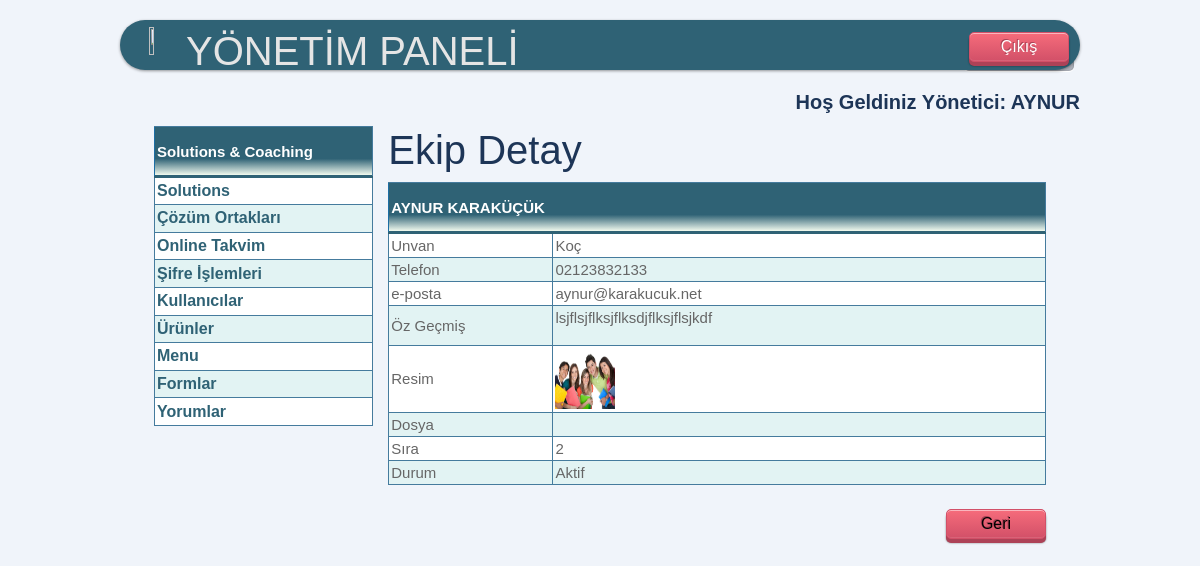
Page /yonetim/ekip/1/ (signed in) on the committed database.
### mysite/models.py (models this page shows)
class Ekip(models.Model):
    id = models.IntegerField(primary_key=True)
    adisoyadi = models.CharField(max_length=100, verbose_name='Adı Soyadı')
    unvan = models.CharField(max_length=100, verbose_name='Ünvan')
    icerik = RichTextField(verbose_name="Öz Geçmiş", null=True, blank=True)
    img = models.ImageField(blank=True, null=True, verbose_name='Resim')
    durum = models.BooleanField(blank=True, null=True, verbose_name='Aktif')
    dosya = models.FileField(blank=True, null=True, )
    sira = models.IntegerField(blank=True, verbose_name='Sıra')
    tel = models.CharField(max_length=100, verbose_name='Telefon')
    eposta = models.EmailField(verbose_name='e-posta')

### mysite/views.py (the view)
# urls.py: path('yonetim/ekip/<int:pk>/', views.ekip_detay),
@login_required
def ekip_detay(request, pk: int):
    ekip = Ekip.objects.get(id=pk)
    context = {
        'ekip': ekip,
    }
    return render(request, 'yonetim/ekip/detay.html', context)

### mysite/templates/yonetim/Ekip/detay.html (shortened to what this page needs)
{% extends "yonetim/base.html" %}
{% block baslik %}Ekip Detay{% endblock %}
{% block content %}
    <div>
        <table class="blueTable">
            <thead>
                <tr><th colspan="2" style=" text-transform: uppercase">{{ ekip.adisoyadi }}</th></tr>
            </thead>
            <tbody>
            <tr>
                <td style="width:25%;">Unvan</td>
                <td style="width:75%;">{{ ekip.unvan }}</td>
            </tr>
            <tr>
                <td style="width:25%;">Telefon</td>
                <td style="width:75%;">{{ ekip.tel }}</td>
            </tr>
            <tr>
                <td style="width:25%;">e-posta</td>
                <td style="width:75%;">{{ ekip.eposta }}</td>
            </tr>
            <tr>
                <td style="width:25%;">Öz Geçmiş</td>
                <td style="width:75%;">{{ ekip.icerik|safe }}</td>
            </tr>
            <tr>
                <td style="width:25%;">Resim</td>
                <td style="width:75%;">{% if ekip.img %}<img width="60" height="60" src="{{ekip.img.url}}" alt="{{ekip.adisoyadi}}" >{% endif %} </td>
            </tr>
            <tr>
                <td style="width:25%;">Dosya</td>
                 <td style="width:75%;">{% if ekip.dosya %}<a href="{{ekip.dosya.url}}">{{ekip.dosya}} </a> {% endif %} </td>
            </tr>
             <tr>
                <td style="width:25%;">Sıra</td>
                <td style="width:75%;">{{ ekip.sira }}</td>
            </tr>
             <tr>
                <td style="width:25%;">Durum</td>
                <td style="width:75%;">{% if ekip.durum %}Aktif{% else %}Pasif{% endif %} </td>
            </tr>
            </tbody>
        </table>
    <div>&nbsp;&nbsp;</div>
    <div class="sag">
        <button type="button" class="push button red" onclick="btn_geri()">Geri</button>
    </div>
    </div>
{% endblock %}

### mysite/templates/yonetim/base.html (shortened to what this page needs)
{% load static %}
<html xmlns="http://www.w3.org/1999/html" xmlns="http://www.w3.org/1999/html" >
<head>
    <link href="https://cdn.jsdelivr.net/npm/bootstrap@5.0.0-beta1/dist/css/bootstrap.min.css" rel="stylesheet">
    <link href="{% static 'style.css' %}" rel="stylesheet" type="text/css" />
</head>
<body>
<div id="banner1">
        <div class="sol">
            <img src="/static/img/logo5.png" style="text-align: center; width: 50%; height: 80%; image-rendering: pixelated; margin">
        </div>
        <h1 style="color:#e5e5e5;" class="sol">YÖNETİM PANELİ</h1>
        <div class="sag">
            <button type="button" onclick="btn_cik()" class="push_button red"   >Çıkış</button>
        </div>
</div>
<div class="sag" style="font-weight: bold; color: #1D3557; margin-top:20px;">
    {% if request.user.is_superuser %}
        <label style="font-size:20px;" >Hoş Geldiniz Yönetici:</label>
        <label style="text-transform: uppercase; font-size:20px;"> {{request.user.username}} </label>
    {% else %}
        <label style="font-size:20px;" >Hoş Geldiniz Kullanıcı:</label>
        <label style="text-transform: uppercase; font-size:20px;">{{request.user.username}} </label>
    {% endif %}
</div>
<div style="width: 95%;" class="container" >
    <table class="blueTable" cellpadding="10" style="height:300px;">
            <thead><th>Solutions & Coaching </th></thead>
            <tr><th style=""><a href="/yonetim/solutions/"> Solutions</a></th></tr>
            <tr><th><a href="/yonetim/ekip/">Çözüm Ortakları</a></th></tr>
            <tr><th><a href="/yonetim/onlinetakvim/">Online Takvim</a></th></tr>
            <tr><th><a href="/sifre/">Şifre İşlemleri</a></th></tr>
            <tr><th><a href = "/yonetim/kullanici">Kullanıcılar</a> </th></tr>
            <tr><th><a href = "/yonetim/urun">Ürünler</a> </th></tr>
            <tr><th><a href = "/yonetim/menu">Menu</a> </th></tr>
            <tr><th><a href = "/yonetim/form">Formlar</a> </th></tr>
            <tr><th><a href = "/yonetim/yorum">Yorumlar</a> </th></tr>
    </table>
    <div>
        <h1 style="color: #1D3557">{%block baslik%}{% endblock%}</h1>
        {% block content %}{% endblock %}
    </div>
</div>
</body>
</html>

### mysite/static/style.css (style rules this page uses)
body { font: normal 1em/1.5em Arial, Helvetica, sans-serif; background: #F0F4FA; width: 80%; margin: 20px auto; color: #666; height:80%; }
div { color: line; }
.sol { float:left; Margin-left:20px; }
.sag { float: right; right; 0px; }
#banner1 { height: 50px; margin:0px auto; padding: 7px 6px 0; background: #2F6275 repeat-x 0 -110px; line_width: 90%; border-radius: 2em; -webkit-border-radius: 2em; -moz-border-radius: 2em; -webkit-box-shadow: 0 1px 3px rgba(0,0,0, .4); -moz-box-shadow: 0 1px 3px rgba(0,0,0, .4); }
h1 { color: #e5e5e5; text_align: center; }
a { color: #333; }
.push_button { position: relative; width:100px; height:30px; text-align:center; color:#FFF; text-decoration:none; line-height:10px; font-family:'Oswald', Helvetica; margin: 5px; }
.push_button:before { background:#ACAFB8; background-image:-webkit-gradient(linear, 0% 0%, 0% 100%, from(#D4E6F6), to(#ACAFB8)); -webkit-border-radius:5px; -moz-border-radius:5px; border-radius:5px; -webkit-box-shadow:0 1px 2px rgba(0, 0, 0, .5) inset, 0 1px 0 #FFF; -moz-box-shadow:0 1px 2px rgba(0, 0, 0, .5) inset, 0 1px 0 #FFF; box-shadow:0 1px 2px rgba(0, 0, 0, .5) inset, 0 1px 0 #FFF; position: absolute; content: ""; left: -6px; right: -6px; top: -6px; bottom: -10px; z-index: -1; }
.red { text-shadow:-1px -1px 0 #A84155; background: #D25068; border:1px solid #D25068; width:100px; height:30px; background-image:-webkit-linear-gradient(top, #F66C7B, #D25068); background-image:-moz-linear-gradient(top, #F66C7B, #D25068); background-image:-ms-linear-gradient(top, #F66C7B, #D25068); background-image:-o-linear-gradient(top, #F66C7B, #D25068); background-image:linear-gradient(to bottom, #F66C7B, #D25068); -webkit-border-radius:5px; -moz-border-radius:5px; border-radius:5px; -webkit-box-shadow:0 1px 0 rgba(255, 255, 255, .5) inset, 0 -1px 0 rgba(255, 255, 255, .1) inset, 0 4px 0 #AD4257, 0 4px 2px rgba(0, 0, 0, .5); -moz-box-shadow:0 1px 0 rgba(255, 255, 255, .5) inset, 0 -1px 0 rgba(255, 255, 255, .1) inset, 0 4px 0 #AD4257, 0 4px 2px rgba(0, 0, 0, .5); box-shadow:0 1px 0 rgba(255, 255, 255, .5) inset, 0 -1px 0 rgba(255, 255, 255, .1) inset, 0 4px 0 #AD4257, 0 4px 2px rgba(0, 0, 0, .5); }
table.blueTable { border: 1px solid #1C6EA4; background-color: #FFFFFF; width: 100%; text-align: left; border-collapse: collapse; }
table.blueTable td, table.blueTable th { border: 1px solid #457B9D; padding: 3px 2px; }
table.blueTable tbody td { font-size: 15px; }
table.blueTable tr:nth-child(even) { background: #E2F3F3; }
table.blueTable thead { background: #2F6275; background: -moz-linear-gradient(top, #2F6275 0%, #2F6275 66%, #F1FAEE 100%); background: -webkit-linear-gradient(top, #2F6275 0%, #2F6275 66%, #F1FAEE 100%); background: linear-gradient(to bottom, #2F6275 0%, #2F6275 66%, #F1FAEE 100%); border-bottom: 2px solid #2F6275; }
table.blueTable thead th { font-size: 15px; font-weight: bold; color: #FFFFFF; border-left: 2px solid #D0E4F5; height: 50px; }
table.blueTable thead th:first-child { border-left: none; }
div.container { width: 96%; display: grid; grid-template-columns: 2fr 6fr; padding:10px; grid-gap: 15px; }
div.container td { border: 1px solid #457B9D; padding: 3px 2px; height: 20%; width: 60%; }
div.container a { text-decoration: none; color: #2F6275; }

### rows in the picture
Ekip: adisoyadi "AYNUR KARAKÜÇÜK", unvan "Koç", tel "02123832133", eposta "aynur@karakucuk.net", icerik "lsjflsjflksjflksdjflksjflsjkdf", img (picture), sira "2"

### other values in the picture
{{ request.user.username }} "AYNUR"
